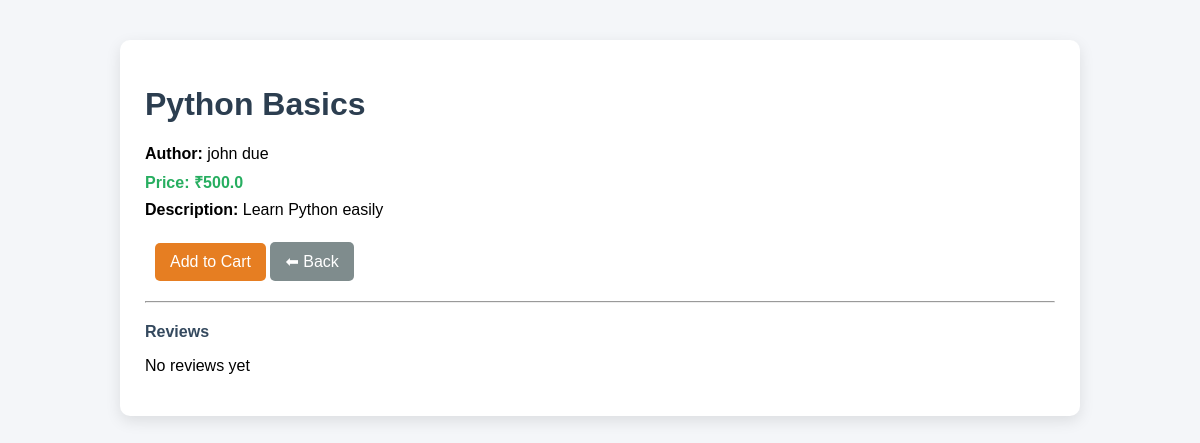
Screenshot of /book/1/ with the database file from the repository.
### store/models.py (models this page shows, shortened)
class Book(models.Model):
    title = models.CharField(max_length=200)
    author = models.CharField(max_length=100)
    price = models.FloatField()
    category = models.ForeignKey(Category, on_delete=models.CASCADE)
    description = models.TextField()

### store/views.py (the view)
# urls.py: path('book/<int:id>/', views.book_detail, name='detail'),
def book_detail(request, id):
    book = get_object_or_404(Book, id=id)
    reviews = Review.objects.filter(book=book)
    return render(request, 'store/detail.html', {'book': book, 'reviews': reviews})

### store/templates/store/detail.html (shortened to what this page needs)
<!DOCTYPE html>
<html>
<head>
</head>
<body>
<div class="container">
    <div class="card">
        <h1>{{ book.title }}</h1>
        <div class="info">
            <p><b>Author:</b> {{ book.author }}</p>
            <p class="price"><b>Price:</b> ₹{{ book.price }}</p>
            <p><b>Description:</b> {{ book.description }}</p>
        </div>
        <a href="/add-cart/{{ book.id }}" class="btn cart-btn">Add to Cart</a>
        <a href="/" class="btn back-btn">⬅ Back</a>
        <hr>
        <div class="review-title">Reviews</div>
        {% for review in reviews %}
            <div class="review-box">
                 {{ review.rating }} - {{ review.comment }}
            </div>
        {% empty %}
            <p>No reviews yet</p>
        {% endfor %}
    </div>
</div>
</body>
</html>

### store/templates/store/detail.html (style rules this page uses)
body { font-family: Arial, sans-serif; background: #f4f6f9; margin: 0; }
.container { width: 80%; margin: 40px auto; }
.card { background: white; padding: 25px; border-radius: 10px; box-shadow: 0 5px 15px rgba(0,0,0,0.1); }
h1 { color: #2c3e50; }
.info p { font-size: 16px; margin: 8px 0; }
.price { color: #27ae60; font-weight: bold; }
hr { margin: 20px 0; }
.review-title { font-weight: bold; margin-bottom: 10px; color: #34495e; }
.btn { display: inline-block; padding: 10px 15px; margin-top: 15px; text-decoration: none; border-radius: 5px; color: white; }
.back-btn { background: #7f8c8d; }
.cart-btn { background: #e67e22; margin-left: 10px; }

### rows the page displays
Book: title "Python Basics", author "john due", price "500.0", description "Learn Python easily"
